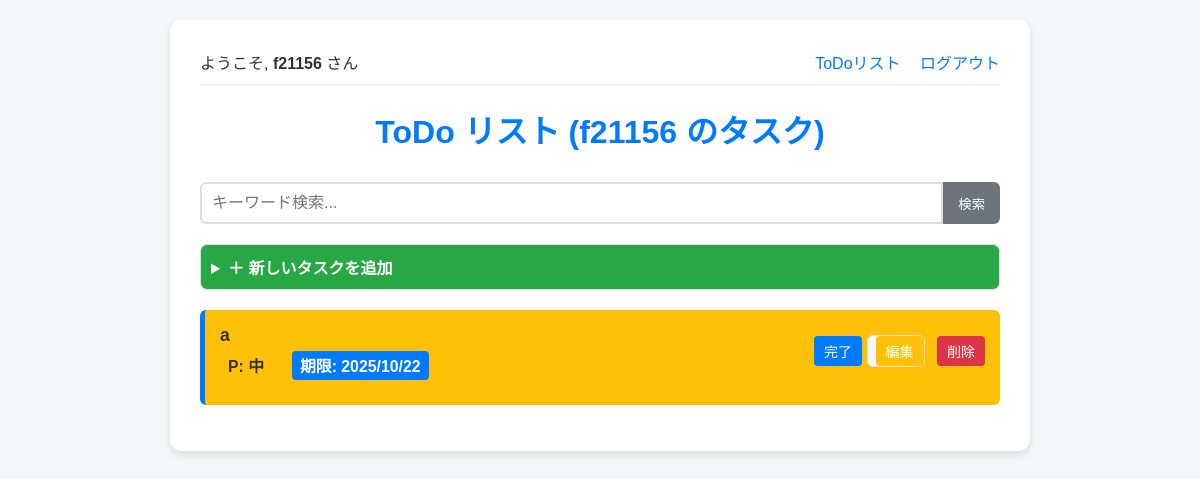
/ (signed in), run on an earlier commit of the app's database.
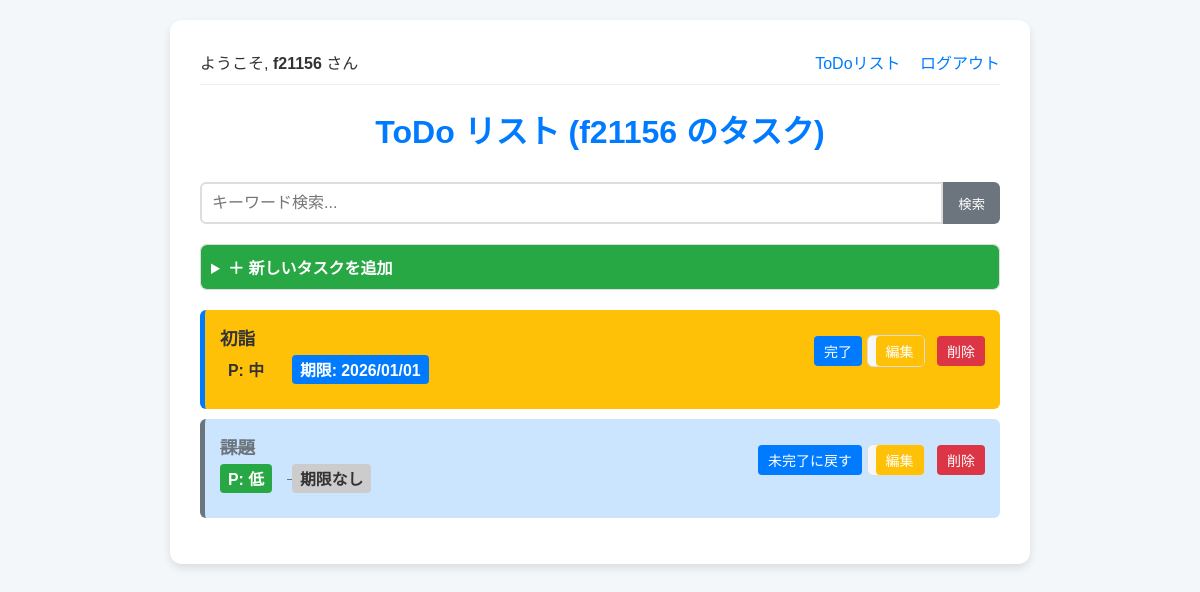
And on a later commit of the database.
### models.py (models this page shows, shortened)
class User(UserMixin, db.Model):
    __tablename__ = 'user' # テーブル名を明示的に指定
    id = db.Column(db.Integer, primary_key=True)
    username = db.Column(db.String(80), unique=True, nullable=False)
    password_hash = db.Column(db.String(128), nullable=False)
    tasks = db.relationship('Task', backref='owner', lazy='dynamic')

class Task(db.Model):
    __tablename__ = 'task' # テーブル名を明示的に指定
    id = db.Column(db.Integer, primary_key=True)
    title = db.Column(db.String(100), nullable=False)
    done = db.Column(db.Boolean, default=False)
    created_at = db.Column(db.DateTime, default=db.func.now())
    priority = db.Column(db.Integer, default=3, nullable=False) # 1:高, 2:中, 3:低
    due_date = db.Column(db.Date, nullable=True)
    user_id = db.Column(db.Integer, db.ForeignKey('user.id'), nullable=False)

### app.py (the view)
@app.route('/', methods=['GET'])
@login_required
def index():
    base_query = db.select(Task).filter_by(user_id=current_user.id)
    search_query = request.args.get('q', '')
    if search_query:
        base_query = base_query.filter(Task.title.like(f'%{search_query}%'))
    tasks = db.session.execute(
        base_query.order_by(
            Task.done.asc(),
            Task.priority.asc(),
            Task.due_date.asc()
        )
    ).scalars()
    return render_template('index.html', title='ToDoリスト', tasks=tasks, current_query=search_query)

### app.py (called while the page is built)
@login_manager.user_loader
def load_user(user_id):
    return db.session.execute(db.select(User).filter_by(id=int(user_id))).scalar_one_or_none()

### templates/index.html (shortened to what this page needs)
<!DOCTYPE html>
<html lang="ja">
<head>
</head>
<body>
    <div class="container">
        <div class="nav">
            <span>ようこそ, <strong>{{ current_user.username }}</strong> さん</span>
            <div>
                <a href="{{ url_for('index') }}">ToDoリスト</a>
                <a href="{{ url_for('logout') }}">ログアウト</a>
            </div>
        </div>
        <h1>ToDo リスト ({{ current_user.username }} のタスク)</h1>
        <form class="search-form" action="{{ url_for('index') }}" method="GET">
            <input type="text" name="q" placeholder="キーワード検索..." value="{{ current_query }}">
            <button type="submit">検索</button>
        </form>
        <details style="margin-bottom: 20px;">
            <summary style="background-color: #28a745; color: white; border: none; font-weight: bold;">＋ 新しいタスクを追加</summary>
        </details>
        <ul>
        {% for task in tasks %}
            <li class="{% if task.done %}done-task{% else %}priority-{{ task.priority }}{% endif %}">
                <div class="task-header">
                    <div class="task-title-display {% if task.done %}done{% endif %}">
                        {{ task.title }}
                        <div class="task-meta">
                            {% set priority_map = {1: '高', 2: '中', 3: '低'} %}
                            <span class="priority-{{ task.priority }}">P: {{ priority_map[task.priority] }}</span>
                            {% if task.due_date %}
                                <span class="due-date">期限: {{ task.due_date.strftime('%Y/%m/%d') }}</span>
                            {% else %}
                                <span style="background: #ccc; color: #333;">期限なし</span>
                            {% endif %}
                        </div>
                    </div>
                    <div class="actions">
                        <a href="{{ url_for('done', id=task.id) }}" class="toggle-done-btn">{{ '未完了に戻す' if task.done else '完了' }}</a>
                        <details style="display: inline-block;">
                            <summary class="edit-btn">編集</summary>
                        </details>
                        <a href="{{ url_for('delete', id=task.id) }}" class="delete-btn">削除</a>
                    </div>
                </div>
            </li>
        {% else %}
            <p style="text-align: center; color: #6c757d;">タスクはまだありません{% if current_query %}。検索条件に合うタスクが見つかりませんでした。{% endif %}</p>
        {% endfor %}
        </ul>
    </div>
</body>
</html>

### templates/index.html (style rules this page uses)
body { font-family: 'Arial', sans-serif; background-color: #f4f7f9; color: #333; margin: 0; padding: 20px; }
.container { max-width: 800px; margin: 0 auto; background: #fff; padding: 30px; border-radius: 12px; box-shadow: 0 4px 8px rgba(0,0,0,0.1); }
h1 { color: #007bff; text-align: center; margin-bottom: 30px; }
.nav { display: flex; justify-content: space-between; align-items: center; margin-bottom: 20px; padding-bottom: 10px; border-bottom: 1px solid #eee; }
.nav a { text-decoration: none; color: #007bff; margin-left: 15px; }
.search-form { display: flex; margin-bottom: 20px; }
.search-form input[type="text"] { flex-grow: 1; padding: 10px; border: 2px solid #ddd; border-radius: 6px 0 0 6px; font-size: 16px; }
.search-form button { padding: 10px 15px; background-color: #6c757d; color: white; border: none; border-radius: 0 6px 6px 0; cursor: pointer; transition: background-color 0.3s; }
ul { list-style: none; padding: 0; }
li { background: #fff; padding: 15px; border-radius: 6px; margin-bottom: 10px; border-left: 5px solid #007bff; }
li.done-task { background: #cce5ff; border-left: 5px solid #6c757d; }
.task-header { display: flex; justify-content: space-between; align-items: flex-start; margin-bottom: 10px; }
.task-title-display { flex-grow: 1; font-weight: bold; font-size: 1.1em; }
.task-title-display.done { text-decoration: line-through; color: #6c757d; }
.task-meta span { font-size: 0.9em; margin-right: 15px; padding: 3px 8px; border-radius: 4px; display: inline-block; margin-top: 5px; }
.priority-2 { background-color: #ffc107; color: #333; }
.priority-3 { background-color: #28a745; color: white; }
.due-date { background-color: #007bff; color: white; }
.actions { white-space: nowrap; }
.actions a, .actions button, .actions summary { text-decoration: none; color: white; padding: 5px 10px; border-radius: 4px; margin-left: 8px; font-size: 14px; cursor: pointer; border: none; transition: opacity 0.3s; display: inline-block; }
.toggle-done-btn { background-color: #007bff; }
.edit-btn { background-color: #ffc107; color: #333; }
.delete-btn { background-color: #dc3545; }
details { border: 1px solid #ddd; border-radius: 6px; margin-top: 10px; background-color: #f7f7f7; }
summary { padding: 10px; cursor: pointer; background-color: #eee; border-radius: 6px; }

What changed in the data, as far as the page shows it:
removed Task: title "a", priority "中", due_date "2025/10/22", done "完了"
added Task: title "初詣", priority "中", due_date "2026/01/01", done "完了"
added Task: title "課題", priority "低", shows "期限なし", done "未完了に戻す"
